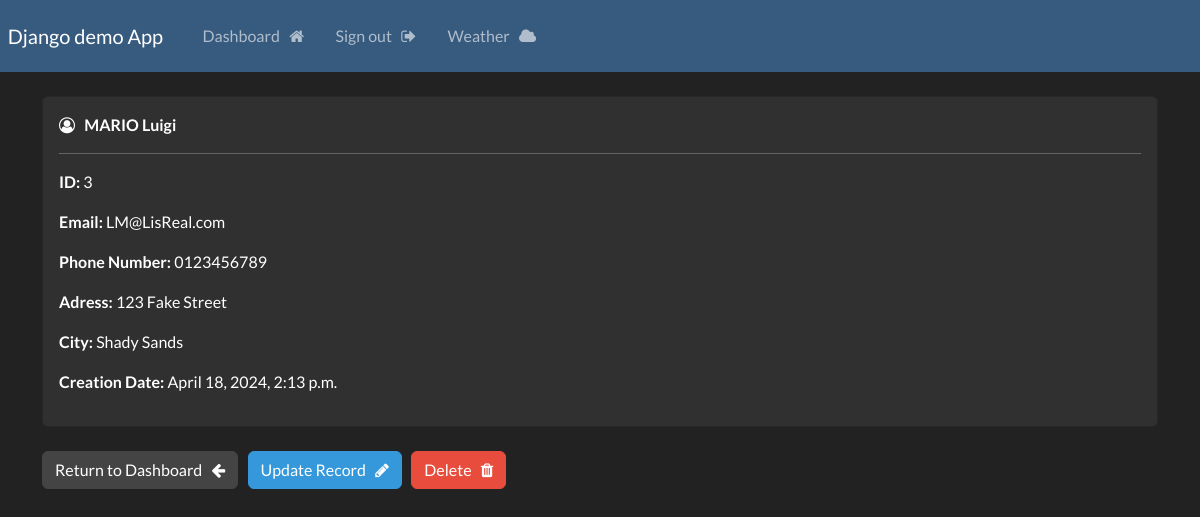
Screenshot of /record/3 (signed in) with the database file from the repository.
### website/models.py (models this page shows, shortened)
class Record(models.Model):
    creation_data = models.DateTimeField(auto_now_add=True)
    first_name = models.CharField(max_length=100)
    last_name = models.CharField(max_length=100)
    email = models.CharField(max_length=255)
    phone = models.CharField(max_length=20)
    address = models.CharField(max_length=255)
    city = models.CharField(max_length=255)

### website/views.py (the view)
# urls.py: path('record/<int:pk>', views.singular_record, name="record"),
@login_required(login_url='my-login')
def singular_record(request, pk):
    one_record = Record.objects.get(id=pk)
    context = {'record':one_record}
    return render(request, 'website/view-record.html',context=context)

### website/templates/website/view-record.html (shortened to what this page needs)
{% extends "website/base.html" %}
{% block content  %}
    <div class="card">
        <div class="card-body">
             <i class="fa fa-user-circle-o" aria-hidden="true"></i>
            <strong>
                {{record.last_name|upper}}
                {{record.first_name}}
                <hr>
            </strong>
            <p> <strong> ID: </strong> {{record.id}}</p>
            <p> <strong> Email: </strong> {{record.email}}</p>
            <p> <strong> Phone Number: </strong> {{record.phone}}</p>
            <p> <strong> Adress: </strong> {{record.address}} </p>
            <p> <strong> City: </strong> {{record.city}} </p>
            <p> <strong> Creation Date: </strong> {{record.creation_data}}</p>
        </div>
    </div>
    <br>
    <a href="{% url "dashboard" %}" class="btn btn-secondary"> Return to Dashboard &nbsp; <i class="fa fa-arrow-left" aria-hidden="true"></i></a>
    <a href="{% url "update-record" record.id %}" class="btn btn-info"> Update Record &nbsp; <i class="fa fa-pencil" aria-hidden="true"></i> </a>
    <a href="{% url "delete-record" record.id %}" class="btn btn-danger"> Delete &nbsp; <i class="fa fa-trash" aria-hidden="true"></i></a>
{% endblock  %}

### rows the page displays
Record: last_name "MARIO", first_name "Luigi", id "3", email "LM@LisReal.com", phone "0123456789", address "123 Fake Street", city "Shady Sands", creation_data "April 18, 2024, 2:13 p.m."
